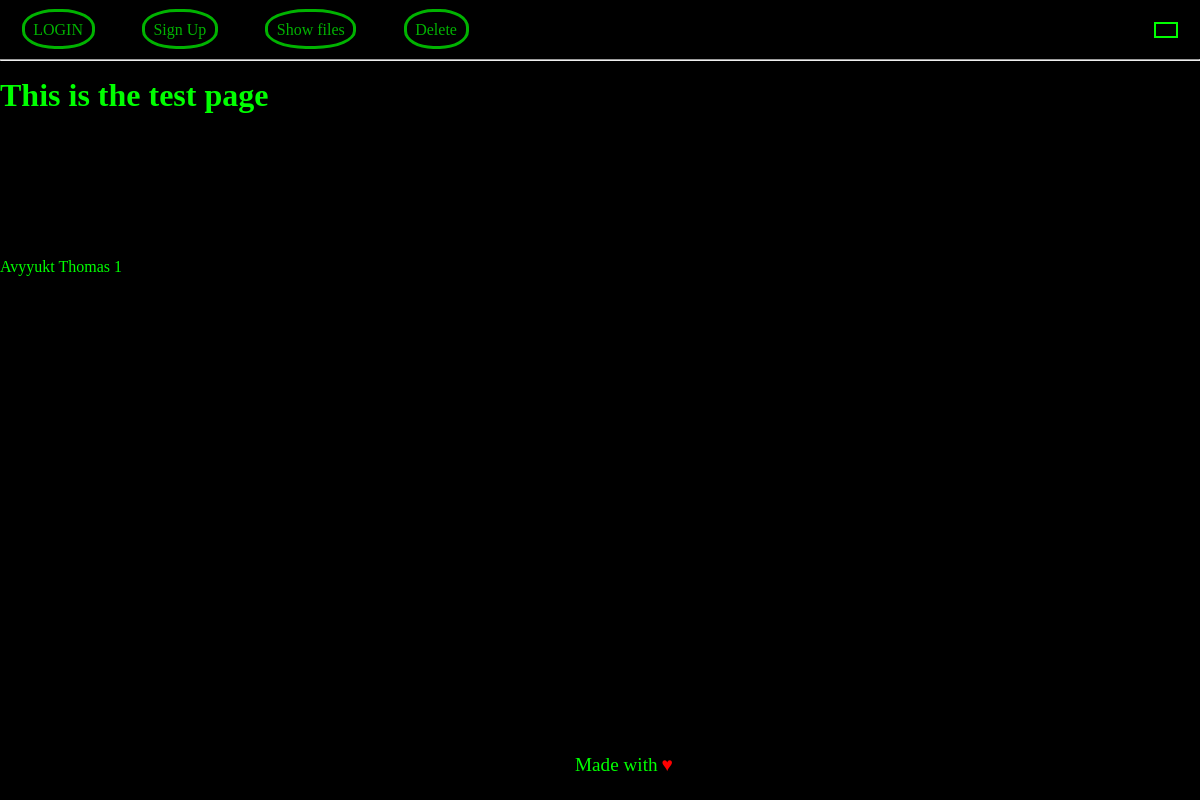
/test, run on an earlier commit of the app's database.
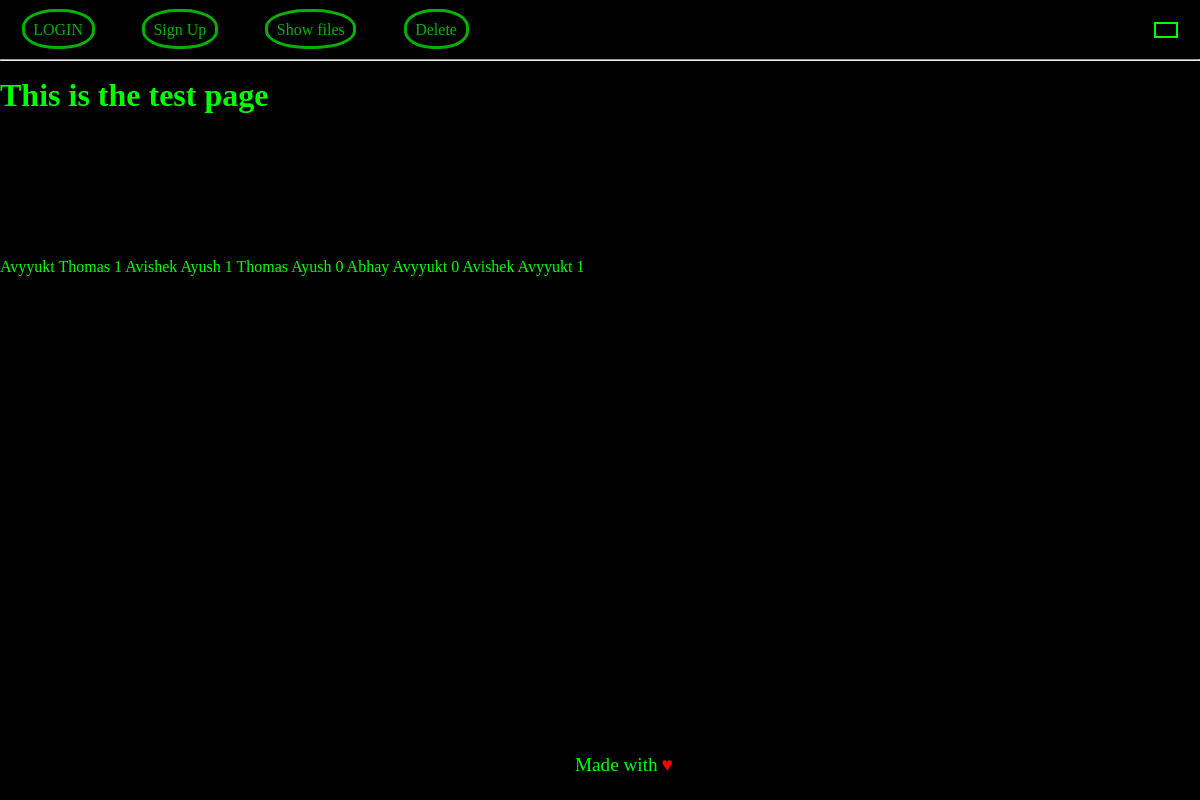
And on a later commit of the database.
### website/models.py (models this page shows)
class User_Friends(db.Model):
    __tablename__ = 'user_friends'
    id = db.Column(db.Integer, primary_key=True)
    sender_user = db.Column("sender_user",db.String)
    recieved_user = db.Column("reciever_user",db.String)
    frnd_status = db.Column(db.Integer)

### website/views.py (the view)
@views.route('/test')
def test():
    query1 = User.query.all()
    query2 = Quiz.query.all()
    query3 = Question.query.all()
    query4 = Option.query.all()
    query5 = Score.query.all()
    query6 = User_profile.query.all()
    query7 = User_Friends.query.all()
    return render_template('test.html', message1 = query1 , message2 = query2,message3 = query3,message4 = query4, message5 = query5 ,message6 = query6,message7= query7, user = current_user)

### website/templates/test.html (shortened to what this page needs)
{%extends "base.html"%}
{%block content%}
<h1>This is the test page</h1>
<br>
<br>
<br>
<br>
<br>
<br>
<br>
<br>
{%for x in message7%}
{{x.recieved_user}}
{{x.sender_user}}
{{x.frnd_status}}
{%endfor%}
{%endblock%}

### website/templates/base.html (shortened to what this page needs)
  <!DOCTYPE html>
<html lang="en">
  <head>
    <link rel="stylesheet" href= "{{ url_for('static',filename='styles/base.css') }}">
  </head>
  <body>
        <nav class="navbar" id="navbar">
            <div class="link_container">
              <p>
              {% if user.is_authenticated %}
              <a class="nav-item" id="home" href="/">HOME</a>
              <a class="nav-item" id="logout" href="/logout">LOGOUT</a>
              <a class="nav-item" id="quizmaker" href="/quizmaker">MAKE QUIZ</a>
              <a class="nav-item " id="profile" href="/profile/my_profile">My profile</a>
                {%else%}
                <a class="nav-item" id="login" href="/login">LOGIN</a>
                <a class="nav-item" id="signUp" href="/sign-up">Sign Up</a>
                {%endif%}
                <a class="nav-item" id="test" href="/test">Show files</a>
                <a class="nav-item" id="delete" href="/delete">Delete</a>
              </p>
            </div>
            <div class="user_profile">
              <button id="profile_btn" onclick="/profile/my_profile"></button>
            </div>
        </nav>
        <hr style="margin-bottom: 2vh;"/>
    <div class="container">
    {% block content%}
    {%endblock%}
    </div>
    <div class="bonus">
      <span class="delta" id="span1">Made with</span>
      <span class="delta" id="span2"> ♥</span>
    </div>
  </body>
</html>

### website/static/styles/base.css (style rules this page uses)
* { margin: 0; padding: 0; color: rgb(0, 255, 0); }
body { background-color: rgb(0, 0, 0); background-repeat: no-repeat; background-size: cover; }
.navbar { background-color: rgb(0, 0, 0); height: max-content; display: flex; flex-direction: row; justify-content: space-between; align-items: center; }
.link_container { width: 60%; }
.nav-item { margin:3%; padding: 1.2%; height: 2vh; border: solid rgb(0, 255, 0); border-radius: 45%; opacity: 70%; transition: all .2s ease-in-out }
a { text-decoration: none; }
.user_profile { width: 8vw; padding: 1%; display: flex; flex-direction: row; justify-content: space-between; align-items: center; }
#profile_btn { height: 2vh; width: 2vw; margin: 10%; background-color: black; border: 0.2em solid rgb(0, 255, 0); }
.bonus { position: absolute; left: 50%; bottom: 0; transform: translate(-50%); margin: 2%; }
.delta { font-size: 1.2em; }
#span2 { color: red; }

What changed in the data, as far as the page shows it:
added User_Friends: recieved_user "Avishek", sender_user "Ayush", frnd_status "1"
added User_Friends: recieved_user "Thomas", sender_user "Ayush", frnd_status "0"
added User_Friends: recieved_user "Abhay", sender_user "Avyyukt", frnd_status "0"
added User_Friends: recieved_user "Avishek", sender_user "Avyyukt", frnd_status "1"
